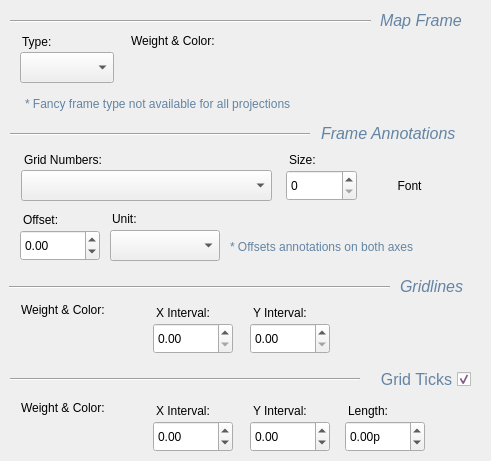
   <widget class="QWidget" name="tab_3">
    <attribute name="title">
     <string>Map Frame</string>
    </attribute>
    <widget class="QLabel" name="label_27">
     <property name="geometry">
      <rect>
       <x>24</x>
       <y>151</y>
       <width>161</width>
       <height>17</height>
      </rect>
     </property>
     <property name="text">
      <string>Grid Numbers:</string>
     </property>
    </widget>
    <widget class="QSpinBox" name="spin_frame_font_size">
     <property name="geometry">
      <rect>
       <x>286</x>
       <y>170</y>
       <width>71</width>
       <height>31</height>
      </rect>
     </property>
    </widget>
    <widget class="QPushButton" name="btn_frame_font_color">
     <property name="geometry">
      <rect>
       <x>374</x>
       <y>169</y>
       <width>71</width>
       <height>33</height>
      </rect>
     </property>
     <property name="text">
      <string>Font</string>
     </property>
     <property name="flat">
      <bool>true</bool>
     </property>
    </widget>
    <widget class="QComboBox" name="combo_frame_font">
     <property name="geometry">
      <rect>
       <x>21</x>
       <y>170</y>
       <width>251</width>
       <height>31</height>
      </rect>
     </property>
    </widget>
    <widget class="QLabel" name="label_28">
     <property name="geometry">
      <rect>
       <x>289</x>
       <y>151</y>
       <width>41</width>
       <height>17</height>
      </rect>
     </property>
     <property name="text">
      <string>Size:</string>
     </property>
    </widget>
    <widget class="QLabel" name="label_29">
     <property name="geometry">
      <rect>
       <x>23</x>
       <y>211</y>
       <width>61</width>
       <height>17</height>
      </rect>
     </property>
     <property name="text">
      <string>Offset:</string>
     </property>
    </widget>
    <widget class="QDoubleSpinBox" name="spin_frame_offset_value">
     <property name="geometry">
      <rect>
       <x>20</x>
       <y>230</y>
       <width>80</width>
       <height>31</height>
      </rect>
     </property>
     <property name="minimum">
      <double>-1000.000000000000000</double>
     </property>
     <property name="maximum">
      <double>999.990000000000009</double>
     </property>
    </widget>
    <widget class="QComboBox" name="combo_frame_offset_unit">
     <property name="geometry">
      <rect>
       <x>110</x>
       <y>230</y>
       <width>110</width>
       <height>31</height>
      </rect>
     </property>
     <property name="editable">
      <bool>false</bool>
     </property>
     <property name="frame">
      <bool>true</bool>
     </property>
    </widget>
    <widget class="QLabel" name="label_31">
     <property name="geometry">
      <rect>
       <x>22</x>
       <y>33</y>
       <width>91</width>
       <height>17</height>
      </rect>
     </property>
     <property name="text">
      <string>Type:</string>
     </property>
    </widget>
    <widget class="QComboBox" name="combo_frame_type">
     <property name="geometry">
      <rect>
       <x>20</x>
       <y>52</y>
       <width>94</width>
       <height>31</height>
      </rect>
     </property>
    </widget>
    <widget class="QLabel" name="label_32">
     <property name="geometry">
      <rect>
       <x>112</x>
       <y>210</y>
       <width>91</width>
       <height>17</height>
      </rect>
     </property>
     <property name="text">
      <string>Unit:</string>
     </property>
    </widget>
    <widget class="Line" name="line_10">
     <property name="geometry">
      <rect>
       <x>10</x>
       <y>11</y>
       <width>361</width>
       <height>20</height>
      </rect>
     </property>
     <property name="palette">
      <palette>
       <active>
        <colorrole role="WindowText">
         <brush brushstyle="SolidPattern">
          <color alpha="255">
           <red>99</red>
           <green>132</green>
           <blue>163</blue>
          </color>
         </brush>
        </colorrole>
        <colorrole role="Text">
         <brush brushstyle="SolidPattern">
          <color alpha="255">
           <red>82</red>
           <green>141</green>
           <blue>163</blue>
          </color>
         </brush>
        </colorrole>
        <colorrole role="PlaceholderText">
         <brush brushstyle="SolidPattern">
          <color alpha="128">
           <red>82</red>
           <green>141</green>
           <blue>163</blue>
          </color>
         </brush>
        </colorrole>
       </active>
       <inactive>
        <colorrole role="WindowText">
         <brush brushstyle="SolidPattern">
          <color alpha="255">
           <red>99</red>
           <green>132</green>
           <blue>163</blue>
          </color>
         </brush>
        </colorrole>
        <colorrole role="Text">
         <brush brushstyle="SolidPattern">
          <color alpha="255">
           <red>82</red>
           <green>141</green>
           <blue>163</blue>
          </color>
         </brush>
        </colorrole>
        <colorrole role="PlaceholderText">
         <brush brushstyle="SolidPattern">
          <color alpha="128">
           <red>82</red>
           <green>141</green>
           <blue>163</blue>
          </color>
         </brush>
        </colorrole>
       </inactive>
       <disabled>
        <colorrole role="WindowText">
         <brush brushstyle="SolidPattern">
          <color alpha="255">
           <red>177</red>
           <green>181</green>
           <blue>184</blue>
          </color>
         </brush>
        </colorrole>
        <colorrole role="Text">
         <brush brushstyle="SolidPattern">
          <color alpha="255">
           <red>180</red>
           <green>184</green>
           <blue>186</blue>
          </color>
         </brush>
        </colorrole>
        <colorrole role="PlaceholderText">
         <brush brushstyle="SolidPattern">
          <color alpha="128">
           <red>65</red>
           <green>76</green>
           <blue>82</blue>
          </color>
         </brush>
        </colorrole>
       </disabled>
      </palette>
     </property>
     <property name="orientation">
      <enum>Qt::Horizontal</enum>
     </property>
    </widget>
    <widget class="QLabel" name="label_34">
     <property name="geometry">
      <rect>
       <x>380</x>
       <y>10</y>
       <width>91</width>
       <height>21</height>
      </rect>
     </property>
     <property name="palette">
      <palette>
       <active>
        <colorrole role="WindowText">
         <brush brushstyle="SolidPattern">
          <color alpha="255">
           <red>99</red>
           <green>132</green>
           <blue>163</blue>
          </color>
         </brush>
        </colorrole>
        <colorrole role="Text">
         <brush brushstyle="SolidPattern">
          <color alpha="255">
           <red>82</red>
           <green>141</green>
           <blue>163</blue>
          </color>
         </brush>
        </colorrole>
        <colorrole role="PlaceholderText">
         <brush brushstyle="SolidPattern">
          <color alpha="128">
           <red>82</red>
           <green>141</green>
           <blue>163</blue>
          </color>
         </brush>
        </colorrole>
       </active>
       <inactive>
        <colorrole role="WindowText">
         <brush brushstyle="SolidPattern">
          <color alpha="255">
           <red>99</red>
           <green>132</green>
           <blue>163</blue>
          </color>
         </brush>
        </colorrole>
        <colorrole role="Text">
         <brush brushstyle="SolidPattern">
          <color alpha="255">
           <red>82</red>
           <green>141</green>
           <blue>163</blue>
          </color>
         </brush>
        </colorrole>
        <colorrole role="PlaceholderText">
         <brush brushstyle="SolidPattern">
          <color alpha="128">
           <red>82</red>
           <green>141</green>
           <blue>163</blue>
          </color>
         </brush>
        </colorrole>
       </inactive>
       <disabled>
        <colorrole role="WindowText">
         <brush brushstyle="SolidPattern">
          <color alpha="255">
           <red>177</red>
           <green>181</green>
           <blue>184</blue>
          </color>
         </brush>
        </colorrole>
        <colorrole role="Text">
         <brush brushstyle="SolidPattern">
          <color alpha="255">
           <red>180</red>
           <green>184</green>
           <blue>186</blue>
          </color>
         </brush>
        </colorrole>
        <colorrole role="PlaceholderText">
         <brush brushstyle="SolidPattern">
          <color alpha="128">
           <red>65</red>
           <green>76</green>
           <blue>82</blue>
          </color>
         </brush>
        </colorrole>
       </disabled>
      </palette>
     </property>
     <property name="font">
      <font>
       <pointsize>12</pointsize>
       <italic>true</italic>
      </font>
     </property>
     <property name="text">
      <string>Map Frame</string>
     </property>
    </widget>
    <widget class="QLabel" name="label_35">
     <property name="geometry">
      <rect>
       <x>131</x>
       <y>32</y>
       <width>101</width>
       <height>17</height>
      </rect>
     </property>
     <property name="text">
      <string>Weight &amp; Color:</string>
     </property>
    </widget>
    <widget class="QLabel" name="label_36">
     <property name="geometry">
      <rect>
       <x>25</x>
       <y>95</y>
       <width>351</width>
       <height>17</height>
      </rect>
     </property>
     <property name="palette">
      <palette>
       <active>
        <colorrole role="WindowText">
         <brush brushstyle="SolidPattern">
          <color alpha="255">
           <red>99</red>
           <green>132</green>
           <blue>163</blue>
          </color>
         </brush>
        </colorrole>
       </active>
       <inactive>
        <colorrole role="WindowText">
         <brush brushstyle="SolidPattern">
          <color alpha="255">
           <red>99</red>
           <green>132</green>
           <blue>163</blue>
          </color>
         </brush>
        </colorrole>
       </inactive>
       <disabled>
        <colorrole role="WindowText">
         <brush brushstyle="SolidPattern">
          <color alpha="255">
           <red>177</red>
           <green>181</green>
           <blue>184</blue>
          </color>
         </brush>
        </colorrole>
       </disabled>
      </palette>
     </property>
     <property name="text">
      <string>* Fancy frame type not available for all projections</string>
     </property>
    </widget>
    <widget class="QLabel" name="label_37">
     <property name="geometry">
      <rect>
       <x>321</x>
       <y>123</y>
       <width>161</width>
       <height>21</height>
      </rect>
     </property>
     <property name="palette">
      <palette>
       <active>
        <colorrole role="WindowText">
         <brush brushstyle="SolidPattern">
          <color alpha="255">
           <red>99</red>
           <green>132</green>
           <blue>163</blue>
          </color>
         </brush>
        </colorrole>
        <colorrole role="Text">
         <brush brushstyle="SolidPattern">
          <color alpha="255">
           <red>82</red>
           <green>141</green>
           <blue>163</blue>
          </color>
         </brush>
        </colorrole>
        <colorrole role="PlaceholderText">
         <brush brushstyle="SolidPattern">
          <color alpha="128">
           <red>82</red>
           <green>141</green>
           <blue>163</blue>
          </color>
         </brush>
        </colorrole>
       </active>
       <inactive>
        <colorrole role="WindowText">
         <brush brushstyle="SolidPattern">
          <color alpha="255">
           <red>99</red>
           <green>132</green>
           <blue>163</blue>
          </color>
         </brush>
        </colorrole>
        <colorrole role="Text">
         <brush brushstyle="SolidPattern">
          <color alpha="255">
           <red>82</red>
           <green>141</green>
           <blue>163</blue>
          </color>
         </brush>
        </colorrole>
        <colorrole role="PlaceholderText">
         <brush brushstyle="SolidPattern">
          <color alpha="128">
           <red>82</red>
           <green>141</green>
           <blue>163</blue>
          </color>
         </brush>
        </colorrole>
       </inactive>
       <disabled>
        <colorrole role="WindowText">
         <brush brushstyle="SolidPattern">
          <color alpha="255">
           <red>177</red>
           <green>181</green>
           <blue>184</blue>
          </color>
         </brush>
        </colorrole>
        <colorrole role="Text">
         <brush brushstyle="SolidPattern">
          <color alpha="255">
           <red>180</red>
           <green>184</green>
           <blue>186</blue>
          </color>
         </brush>
        </colorrole>
        <colorrole role="PlaceholderText">
         <brush brushstyle="SolidPattern">
          <color alpha="128">
           <red>65</red>
           <green>76</green>
           <blue>82</blue>
          </color>
         </brush>
        </colorrole>
       </disabled>
      </palette>
     </property>
     <property name="font">
      <font>
       <pointsize>12</pointsize>
       <italic>true</italic>
      </font>
     </property>
     <property name="text">
      <string>Frame Annotations</string>
     </property>
    </widget>
    <widget class="Line" name="line_11">
     <property name="geometry">
      <rect>
       <x>10</x>
       <y>124</y>
       <width>300</width>
       <height>20</height>
      </rect>
     </property>
     <property name="palette">
      <palette>
       <active>
        <colorrole role="WindowText">
         <brush brushstyle="SolidPattern">
          <color alpha="255">
           <red>99</red>
           <green>132</green>
           <blue>163</blue>
          </color>
         </brush>
        </colorrole>
        <colorrole role="Text">
         <brush brushstyle="SolidPattern">
          <color alpha="255">
           <red>82</red>
           <green>141</green>
           <blue>163</blue>
          </color>
         </brush>
        </colorrole>
        <colorrole role="PlaceholderText">
         <brush brushstyle="SolidPattern">
          <color alpha="128">
           <red>82</red>
           <green>141</green>
           <blue>163</blue>
          </color>
         </brush>
        </colorrole>
       </active>
       <inactive>
        <colorrole role="WindowText">
         <brush brushstyle="SolidPattern">
          <color alpha="255">
           <red>99</red>
           <green>132</green>
           <blue>163</blue>
          </color>
         </brush>
        </colorrole>
        <colorrole role="Text">
         <brush brushstyle="SolidPattern">
          <color alpha="255">
           <red>82</red>
           <green>141</green>
           <blue>163</blue>
          </color>
         </brush>
        </colorrole>
        <colorrole role="PlaceholderText">
         <brush brushstyle="SolidPattern">
          <color alpha="128">
           <red>82</red>
           <green>141</green>
           <blue>163</blue>
          </color>
         </brush>
        </colorrole>
       </inactive>
       <disabled>
        <colorrole role="WindowText">
         <brush brushstyle="SolidPattern">
          <color alpha="255">
           <red>177</red>
           <green>181</green>
           <blue>184</blue>
          </color>
         </brush>
        </colorrole>
        <colorrole role="Text">
         <brush brushstyle="SolidPattern">
          <color alpha="255">
           <red>180</red>
           <green>184</green>
           <blue>186</blue>
          </color>
         </brush>
        </colorrole>
        <colorrole role="PlaceholderText">
         <brush brushstyle="SolidPattern">
          <color alpha="128">
           <red>65</red>
           <green>76</green>
           <blue>82</blue>
          </color>
         </brush>
        </colorrole>
       </disabled>
      </palette>
     </property>
     <property name="orientation">
      <enum>Qt::Horizontal</enum>
     </property>
    </widget>
    <widget class="Line" name="line_12">
     <property name="geometry">
      <rect>
       <x>9</x>
       <y>277</y>
       <width>381</width>
       <height>20</height>
      </rect>
     </property>
     <property name="palette">
      <palette>
       <active>
        <colorrole role="WindowText">
         <brush brushstyle="SolidPattern">
          <color alpha="255">
           <red>99</red>
           <green>132</green>
           <blue>163</blue>
          </color>
         </brush>
        </colorrole>
        <colorrole role="Text">
         <brush brushstyle="SolidPattern">
          <color alpha="255">
           <red>82</red>
           <green>141</green>
           <blue>163</blue>
          </color>
         </brush>
        </colorrole>
        <colorrole role="PlaceholderText">
         <brush brushstyle="SolidPattern">
          <color alpha="128">
           <red>82</red>
           <green>141</green>
           <blue>163</blue>
          </color>
         </brush>
        </colorrole>
       </active>
       <inactive>
        <colorrole role="WindowText">
         <brush brushstyle="SolidPattern">
          <color alpha="255">
           <red>99</red>
           <green>132</green>
           <blue>163</blue>
          </color>
         </brush>
        </colorrole>
        <colorrole role="Text">
         <brush brushstyle="SolidPattern">
          <color alpha="255">
           <red>82</red>
           <green>141</green>
           <blue>163</blue>
          </color>
         </brush>
        </colorrole>
        <colorrole role="PlaceholderText">
         <brush brushstyle="SolidPattern">
          <color alpha="128">
           <red>82</red>
           <green>141</green>
           <blue>163</blue>
          </color>
         </brush>
        </colorrole>
       </inactive>
       <disabled>
        <colorrole role="WindowText">
         <brush brushstyle="SolidPattern">
          <color alpha="255">
           <red>177</red>
           <green>181</green>
           <blue>184</blue>
          </color>
         </brush>
        </colorrole>
        <colorrole role="Text">
         <brush brushstyle="SolidPattern">
          <color alpha="255">
           <red>180</red>
           <green>184</green>
           <blue>186</blue>
          </color>
         </brush>
        </colorrole>
        <colorrole role="PlaceholderText">
         <brush brushstyle="SolidPattern">
          <color alpha="128">
           <red>65</red>
           <green>76</green>
           <blue>82</blue>
          </color>
         </brush>
        </colorrole>
       </disabled>
      </palette>
     </property>
     <property name="orientation">
      <enum>Qt::Horizontal</enum>
     </property>
    </widget>
    <widget class="QLabel" name="label_38">
     <property name="geometry">
      <rect>
       <x>400</x>
       <y>276</y>
       <width>81</width>
       <height>21</height>
      </rect>
     </property>
     <property name="palette">
      <palette>
       <active>
        <colorrole role="WindowText">
         <brush brushstyle="SolidPattern">
          <color alpha="255">
           <red>99</red>
           <green>132</green>
           <blue>163</blue>
          </color>
         </brush>
        </colorrole>
        <colorrole role="Text">
         <brush brushstyle="SolidPattern">
          <color alpha="255">
           <red>82</red>
           <green>141</green>
           <blue>163</blue>
          </color>
         </brush>
        </colorrole>
        <colorrole role="PlaceholderText">
         <brush brushstyle="SolidPattern">
          <color alpha="128">
           <red>82</red>
           <green>141</green>
           <blue>163</blue>
          </color>
         </brush>
        </colorrole>
       </active>
       <inactive>
        <colorrole role="WindowText">
         <brush brushstyle="SolidPattern">
          <color alpha="255">
           <red>99</red>
           <green>132</green>
           <blue>163</blue>
          </color>
         </brush>
        </colorrole>
        <colorrole role="Text">
         <brush brushstyle="SolidPattern">
          <color alpha="255">
           <red>82</red>
           <green>141</green>
           <blue>163</blue>
          </color>
         </brush>
        </colorrole>
        <colorrole role="PlaceholderText">
         <brush brushstyle="SolidPattern">
          <color alpha="128">
           <red>82</red>
           <green>141</green>
           <blue>163</blue>
          </color>
         </brush>
        </colorrole>
       </inactive>
       <disabled>
        <colorrole role="WindowText">
         <brush brushstyle="SolidPattern">
          <color alpha="255">
           <red>177</red>
           <green>181</green>
           <blue>184</blue>
          </color>
         </brush>
        </colorrole>
        <colorrole role="Text">
         <brush brushstyle="SolidPattern">
          <color alpha="255">
           <red>180</red>
           <green>184</green>
           <blue>186</blue>
          </color>
         </brush>
        </colorrole>
        <colorrole role="PlaceholderText">
         <brush brushstyle="SolidPattern">
          <color alpha="128">
           <red>65</red>
           <green>76</green>
           <blue>82</blue>
          </color>
         </brush>
        </colorrole>
       </disabled>
      </palette>
     </property>
     <property name="font">
      <font>
       <pointsize>12</pointsize>
       <italic>true</italic>
      </font>
     </property>
     <property name="text">
      <string>Gridlines</string>
     </property>
    </widget>
    <widget class="QWidget" name="horizontalLayoutWidget_11">
     <property name="geometry">
      <rect>
       <x>20</x>
       <y>319</y>
       <width>111</width>
       <height>33</height>
      </rect>
     </property>
     <layout class="QHBoxLayout" name="map_frame_gridlines_layout"/>
    </widget>
    <widget class="QLabel" name="label_84">
     <property name="geometry">
      <rect>
       <x>21</x>
       <y>301</y>
       <width>111</width>
       <height>17</height>
      </rect>
     </property>
     <property name="text">
      <string>Weight &amp; Color:</string>
     </property>
    </widget>
    <widget class="QLabel" name="label_39">
     <property name="geometry">
      <rect>
       <x>156</x>
       <y>304</y>
       <width>71</width>
       <height>17</height>
      </rect>
     </property>
     <property name="text">
      <string>X Interval:</string>
     </property>
    </widget>
    <widget class="QDoubleSpinBox" name="spin_gridline_interval_x">
     <property name="geometry">
      <rect>
       <x>153</x>
       <y>323</y>
       <width>80</width>
       <height>31</height>
      </rect>
     </property>
     <property name="minimum">
      <double>0.000000000000000</double>
     </property>
     <property name="maximum">
      <double>10000.000000000000000</double>
     </property>
     <property name="singleStep">
      <double>5.000000000000000</double>
     </property>
    </widget>
    <widget class="QDoubleSpinBox" name="spin_gridline_interval_y">
     <property name="geometry">
      <rect>
       <x>250</x>
       <y>323</y>
       <width>80</width>
       <height>31</height>
      </rect>
     </property>
     <property name="minimum">
      <double>0.000000000000000</double>
     </property>
     <property name="maximum">
      <double>10000.000000000000000</double>
     </property>
     <property name="singleStep">
      <double>5.000000000000000</double>
     </property>
    </widget>
    <widget class="QLabel" name="label_40">
     <property name="geometry">
      <rect>
       <x>253</x>
       <y>304</y>
       <width>71</width>
       <height>17</height>
      </rect>
     </property>
     <property name="text">
      <string>Y Interval:</string>
     </property>
    </widget>
    <widget class="QDoubleSpinBox" name="spin_grid_tick_interval_x">
     <property name="geometry">
      <rect>
       <x>153</x>
       <y>421</y>
       <width>80</width>
       <height>31</height>
      </rect>
     </property>
     <property name="minimum">
      <double>-999.990000000000009</double>
     </property>
     <property name="maximum">
      <double>999.990000000000009</double>
     </property>
    </widget>
    <widget class="QLabel" name="label_41">
     <property name="geometry">
      <rect>
       <x>156</x>
       <y>402</y>
       <width>71</width>
       <height>17</height>
      </rect>
     </property>
     <property name="text">
      <string>X Interval:</string>
     </property>
    </widget>
    <widget class="QDoubleSpinBox" name="spin_grid_tick_interval_y">
     <property name="geometry">
      <rect>
       <x>250</x>
       <y>421</y>
       <width>80</width>
       <height>31</height>
      </rect>
     </property>
     <property name="minimum">
      <double>-999.990000000000009</double>
     </property>
     <property name="maximum">
      <double>999.990000000000009</double>
     </property>
    </widget>
    <widget class="QLabel" name="label_42">
     <property name="geometry">
      <rect>
       <x>253</x>
       <y>402</y>
       <width>61</width>
       <height>17</height>
      </rect>
     </property>
     <property name="text">
      <string>Y Interval:</string>
     </property>
    </widget>
    <widget class="QWidget" name="horizontalLayoutWidget_12">
     <property name="geometry">
      <rect>
       <x>130</x>
       <y>52</y>
       <width>111</width>
       <height>33</height>
      </rect>
     </property>
     <layout class="QHBoxLayout" name="map_frame_color_layout"/>
    </widget>
    <widget class="QDoubleSpinBox" name="spin_grid_tick_length">
     <property name="geometry">
      <rect>
       <x>345</x>
       <y>421</y>
       <width>80</width>
       <height>31</height>
      </rect>
     </property>
     <property name="toolTip">
      <string>Grid tick length (point units)</string>
     </property>
     <property name="suffix">
      <string>p</string>
     </property>
     <property name="minimum">
      <double>-999.990000000000009</double>
     </property>
     <property name="maximum">
      <double>999.990000000000009</double>
     </property>
    </widget>
    <widget class="QLabel" name="label_55">
     <property name="geometry">
      <rect>
       <x>348</x>
       <y>402</y>
       <width>61</width>
       <height>17</height>
      </rect>
     </property>
     <property name="text">
      <string>Length:</string>
     </property>
    </widget>
    <widget class="Line" name="line_13">
     <property name="geometry">
      <rect>
       <x>10</x>
       <y>369</y>
       <width>350</width>
       <height>20</height>
      </rect>
     </property>
     <property name="palette">
      <palette>
       <active>
        <colorrole role="WindowText">
         <brush brushstyle="SolidPattern">
          <color alpha="255">
           <red>99</red>
           <green>132</green>
           <blue>163</blue>
          </color>
         </brush>
        </colorrole>
        <colorrole role="Text">
         <brush brushstyle="SolidPattern">
          <color alpha="255">
           <red>82</red>
           <green>141</green>
           <blue>163</blue>
          </color>
         </brush>
        </colorrole>
        <colorrole role="PlaceholderText">
         <brush brushstyle="SolidPattern">
          <color alpha="128">
           <red>82</red>
           <green>141</green>
           <blue>163</blue>
          </color>
         </brush>
        </colorrole>
       </active>
       <inactive>
        <colorrole role="WindowText">
         <brush brushstyle="SolidPattern">
          <color alpha="255">
           <red>99</red>
           <green>132</green>
           <blue>163</blue>
          </color>
         </brush>
        </colorrole>
        <colorrole role="Text">
         <brush brushstyle="SolidPattern">
          <color alpha="255">
           <red>82</red>
           <green>141</green>
           <blue>163</blue>
          </color>
         </brush>
        </colorrole>
        <colorrole role="PlaceholderText">
         <brush brushstyle="SolidPattern">
          <color alpha="128">
           <red>82</red>
           <green>141</green>
           <blue>163</blue>
          </color>
         </brush>
        </colorrole>
       </inactive>
       <disabled>
        <colorrole role="WindowText">
         <brush brushstyle="SolidPattern">
          <color alpha="255">
           <red>177</red>
           <green>181</green>
           <blue>184</blue>
          </color>
         </brush>
        </colorrole>
        <colorrole role="Text">
         <brush brushstyle="SolidPattern">
          <color alpha="255">
           <red>180</red>
           <green>184</green>
           <blue>186</blue>
          </color>
         </brush>
        </colorrole>
        <colorrole role="PlaceholderText">
         <brush brushstyle="SolidPattern">
          <color alpha="128">
           <red>65</red>
           <green>76</green>
           <blue>82</blue>
          </color>
         </brush>
        </colorrole>
       </disabled>
      </palette>
     </property>
     <property name="orientation">
      <enum>Qt::Horizontal</enum>
     </property>
    </widget>
    <widget class="QCheckBox" name="chk_grid_ticks">
     <property name="geometry">
      <rect>
       <x>360</x>
       <y>369</y>
       <width>111</width>
       <height>21</height>
      </rect>
     </property>
     <property name="palette">
      <palette>
       <active>
        <colorrole role="WindowText">
         <brush brushstyle="SolidPattern">
          <color alpha="255">
           <red>99</red>
           <green>132</green>
           <blue>163</blue>
          </color>
         </brush>
        </colorrole>
        <colorrole role="Text">
         <brush brushstyle="SolidPattern">
          <color alpha="255">
           <red>157</red>
           <green>112</green>
           <blue>163</blue>
          </color>
         </brush>
        </colorrole>
        <colorrole role="PlaceholderText">
         <brush brushstyle="SolidPattern">
          <color alpha="128">
           <red>157</red>
           <green>112</green>
           <blue>163</blue>
          </color>
         </brush>
        </colorrole>
       </active>
       <inactive>
        <colorrole role="WindowText">
         <brush brushstyle="SolidPattern">
          <color alpha="255">
           <red>99</red>
           <green>132</green>
           <blue>163</blue>
          </color>
         </brush>
        </colorrole>
        <colorrole role="Text">
         <brush brushstyle="SolidPattern">
          <color alpha="255">
           <red>157</red>
           <green>112</green>
           <blue>163</blue>
          </color>
         </brush>
        </colorrole>
        <colorrole role="PlaceholderText">
         <brush brushstyle="SolidPattern">
          <color alpha="128">
           <red>157</red>
           <green>112</green>
           <blue>163</blue>
          </color>
         </brush>
        </colorrole>
       </inactive>
       <disabled>
        <colorrole role="WindowText">
         <brush brushstyle="SolidPattern">
          <color alpha="255">
           <red>177</red>
           <green>181</green>
           <blue>184</blue>
          </color>
         </brush>
        </colorrole>
        <colorrole role="Text">
         <brush brushstyle="SolidPattern">
          <color alpha="255">
           <red>180</red>
           <green>184</green>
           <blue>186</blue>
          </color>
         </brush>
        </colorrole>
        <colorrole role="PlaceholderText">
         <brush brushstyle="SolidPattern">
          <color alpha="128">
           <red>65</red>
           <green>76</green>
           <blue>82</blue>
          </color>
         </brush>
        </colorrole>
       </disabled>
      </palette>
     </property>
     <property name="font">
      <font>
       <pointsize>12</pointsize>
      </font>
     </property>
     <property name="layoutDirection">
      <enum>Qt::RightToLeft</enum>
     </property>
     <property name="text">
      <string>Grid Ticks</string>
     </property>
     <property name="checked">
      <bool>true</bool>
     </property>
    </widget>
    <widget class="QLabel" name="label_85">
     <property name="geometry">
      <rect>
       <x>21</x>
       <y>399</y>
       <width>111</width>
       <height>17</height>
      </rect>
     </property>
     <property name="text">
      <string>Weight &amp; Color:</string>
     </property>
    </widget>
    <widget class="QWidget" name="horizontalLayoutWidget_13">
     <property name="geometry">
      <rect>
       <x>20</x>
       <y>417</y>
       <width>111</width>
       <height>33</height>
      </rect>
     </property>
     <layout class="QHBoxLayout" name="grid_tick_layout"/>
    </widget>
    <widget class="QLabel" name="label_58">
     <property name="geometry">
      <rect>
       <x>230</x>
       <y>237</y>
       <width>231</width>
       <height>20</height>
      </rect>
     </property>
     <property name="palette">
      <palette>
       <active>
        <colorrole role="WindowText">
         <brush brushstyle="SolidPattern">
          <color alpha="255">
           <red>99</red>
           <green>132</green>
           <blue>163</blue>
          </color>
         </brush>
        </colorrole>
       </active>
       <inactive>
        <colorrole role="WindowText">
         <brush brushstyle="SolidPattern">
          <color alpha="255">
           <red>99</red>
           <green>132</green>
           <blue>163</blue>
          </color>
         </brush>
        </colorrole>
       </inactive>
       <disabled>
        <colorrole role="WindowText">
         <brush brushstyle="SolidPattern">
          <color alpha="255">
           <red>177</red>
           <green>181</green>
           <blue>184</blue>
          </color>
         </brush>
        </colorrole>
       </disabled>
      </palette>
     </property>
     <property name="text">
      <string>* Offsets annotations on both axes</string>
     </property>
    </widget>
   </widget>
